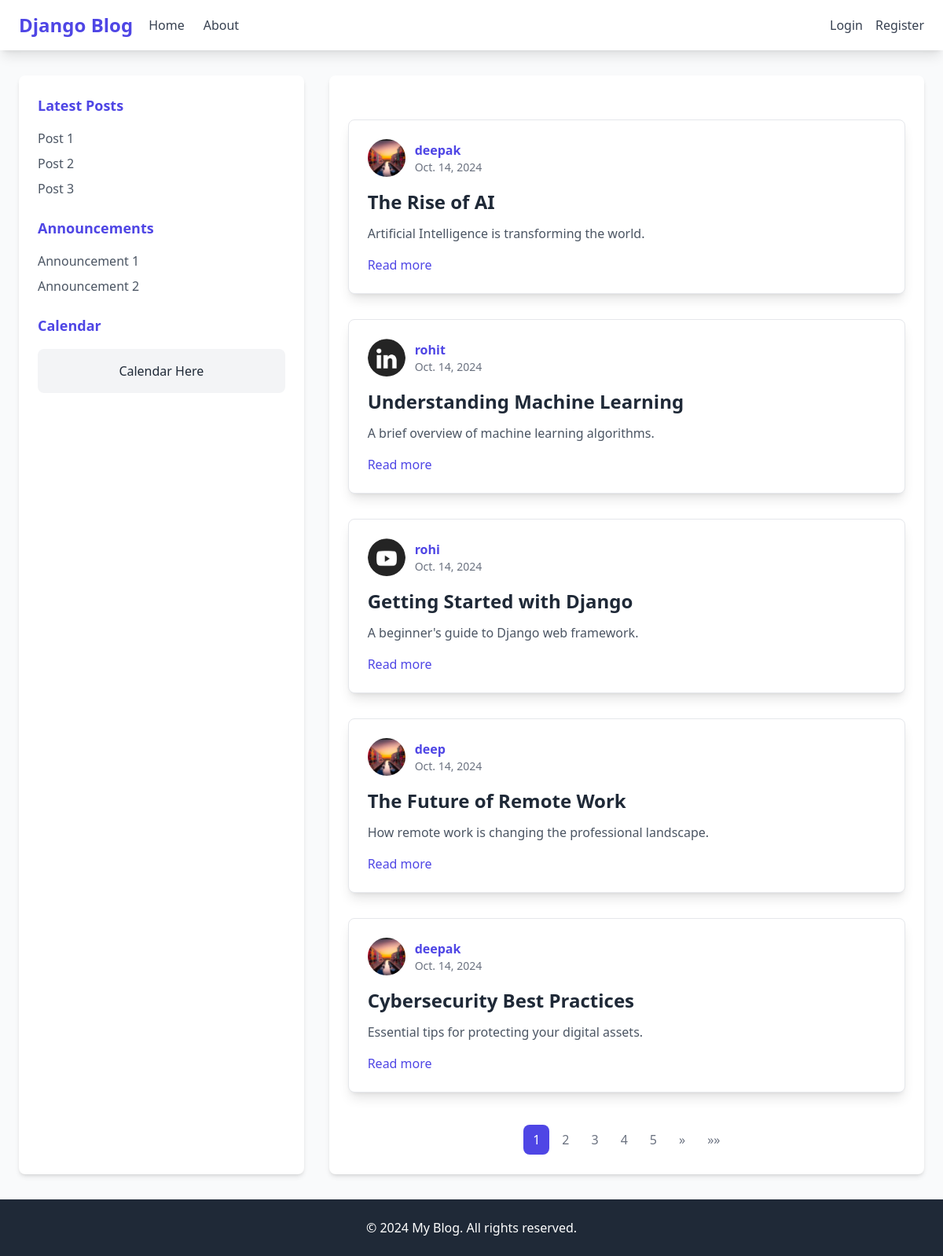
/, run on an earlier commit of the app's database.
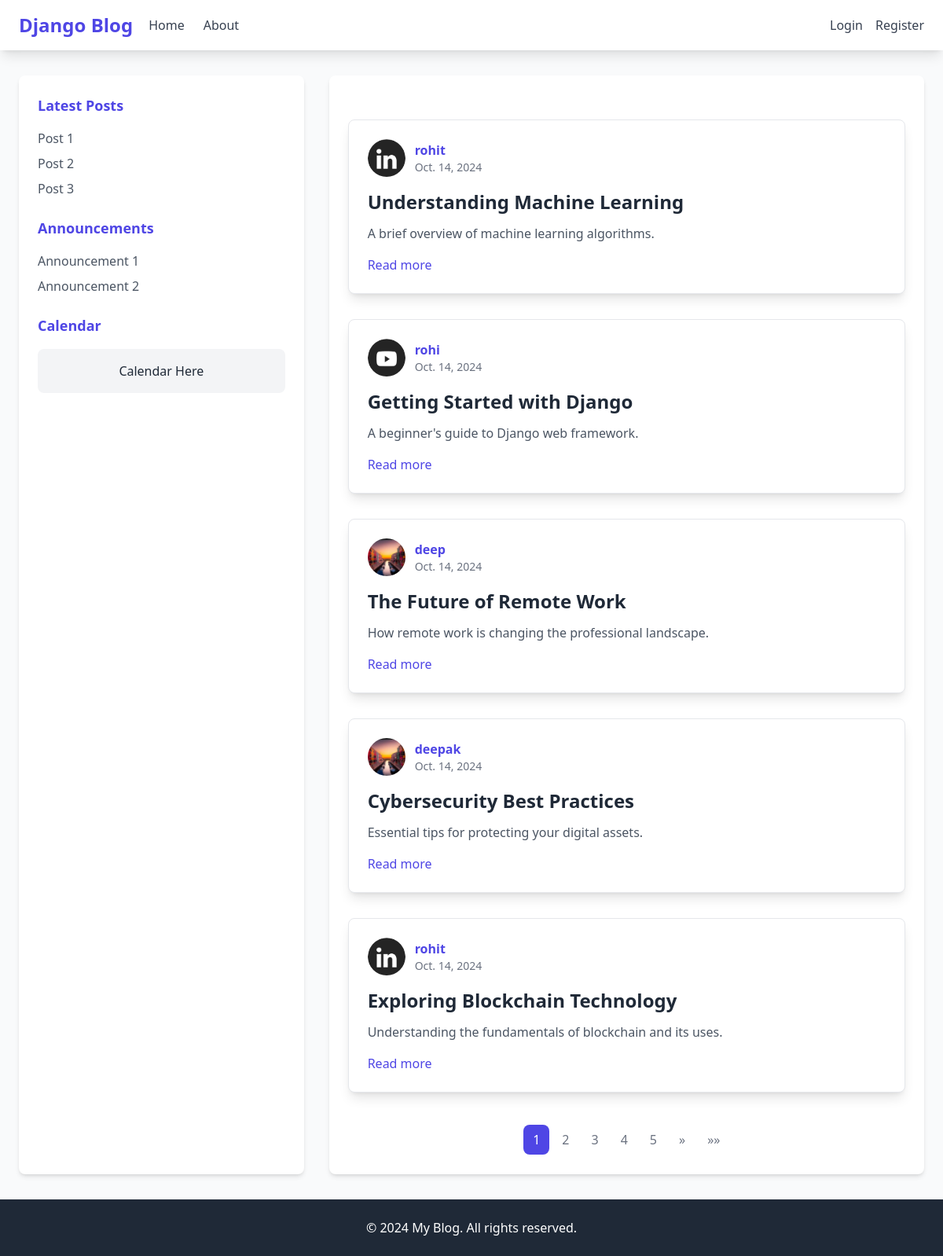
And on a later commit of the database.
### post/models.py (models this page shows)
class Article(models.Model):
    title = models.CharField(max_length=255)  # Title of the article
    content = models.TextField()              # Content of the article
    date = models.DateField(default=timezone.now)  # Date of publication
    author = models.ForeignKey(User, on_delete=models.CASCADE)  # Author of the article

### users/models.py (models this page shows, shortened)
class Profile(models.Model):
    user = models.OneToOneField(User, on_delete=models.CASCADE)
    image = models.ImageField(default='profile_pics/default.jpg', upload_to='profile_pics')  # Added default image

### blog/views.py (the view)
# urls.py: path('', views.post_list_view, name='home'),
def post_list_view(request):
    posts = Post.objects.all()
    paginator = Paginator(posts, 5)  # Show 5 posts per page
    page_number = request.GET.get('page')  # Get the current page number from the query parameters
    page_obj = paginator.get_page(page_number)  # Get the posts for the current page
    context = {
        'posts': page_obj,
    }
    return render(request, 'home.html', context)

### templates/home.html (shortened to what this page needs)
{% extends 'base.html' %}
{% block content %}
<div class="container mx-auto mt-8">
    {% if posts %}
    <div class="grid grid-cols-1 gap-8">
        {% for post in posts %}
        <div class="p-6 bg-white border rounded-lg shadow-lg">
            <div class="flex items-center mb-4">
                {% if post.author.profile.image %}
                <img src="{{ post.author.profile.image.url }}" alt="{{ post.author.username }}'s Image"
                    class="object-cover w-12 h-12 mr-3 rounded-full">
                {% endif %}
                <div>
                    <p class="font-semibold">
                        <a href="{% url 'author_posts' post.author.username %}"
                            class="text-indigo-600 hover:underline">{{ post.author.username }}</a>
                    </p>
                    <p class="text-sm text-gray-500">{{ post.date }}</p>
                </div>
            </div>
            <h5 class="text-2xl font-bold text-gray-800">{{ post.title }}</h5>
            <p class="mt-3 text-gray-600">{{ post.content|truncatewords:50 }}</p>
            <a href="{% url 'post_detail' post.id %}" class="block mt-4 text-indigo-600 hover:underline">Read more</a>
        </div>
        {% endfor %}
    </div>
    <nav class="flex justify-center p-3 mt-10 overflow-hidden md:p-2">
        <ul class="flex items-center justify-center space-x-1">
            {% for i in posts.paginator.page_range %}
            {% if posts.number == i %}
            <li>
                <span class="px-3 py-2 text-white bg-indigo-600 rounded-lg text-md">{{ i }}</span>
            </li>
            {% else %}
            <li>
                <a class="px-3 py-2 text-gray-500 rounded-lg hover:bg-gray-100 text-md" href="?page={{ i }}">{{ i }}</a>
            </li>
            {% endif %}
            {% endfor %}
            {% if posts.has_next %}
            <li>
                <a class="px-3 py-2 text-gray-500 transition duration-200 rounded-lg hover:bg-gray-200 text-md"
                    href="?page={{ posts.next_page_number }}" aria-label="Next">&raquo;</a>
            </li>
            <li>
                <a class="px-3 py-2 text-gray-500 transition duration-200 rounded-lg hover:bg-gray-200 text-md"
                    href="?page={{ posts.paginator.num_pages }}" aria-label="Last">&raquo;&raquo;</a>
            </li>
            {% endif %}
        </ul>
    </nav>
    {% else %}
    <p class="text-center text-gray-500">No blog posts available at the moment. Please check back later!</p>
    {% endif %}
</div>
{% endblock %}

### templates/base.html (shortened to what this page needs)
{% load static tailwind_tags %}
<!DOCTYPE html>
<html lang="en">
<head>
    {% tailwind_css %}
</head>
<body class="text-gray-800 bg-gray-50">
    <nav class="py-4 bg-white shadow-lg">
        <div class="container max-w-[1200px] mx-auto px-6 flex justify-between items-center">
            <a class="text-2xl font-semibold text-indigo-600 whitespace-nowrap" href="/">Django Blog</a>
            <div class="items-center justify-between hidden w-full ml-5 lg:flex" id="navbarNav">
                <div class="flex space-x-6">
                    <a href="/" class="text-gray-700 hover:text-indigo-500">Home</a>
                    <a href="{% url 'about' %}" class="text-gray-700 hover:text-indigo-500">About</a>
                </div>
                <div class="flex items-center space-x-4">
                    {% if user.is_authenticated %}
                    <a href="{% url 'profile' %}" class="text-gray-700 hover:text-indigo-500">Profile</a>
                    <a href="{% url 'create_post' %}" class="text-gray-700 hover:text-indigo-500">New Post</a>
                    <a href="{% url 'logout' %}" class="text-gray-700 hover:text-indigo-500">Logout</a>
                    {% else %}
                    <a href="{% url 'login' %}" class="text-gray-700 hover:text-indigo-500">Login</a>
                    <a href="{% url 'register' %}" class="text-gray-700  hover:text-indigo-500">Register</a>
                    {% endif %}
                </div>
            </div>
        </div>
    </nav>
    <div class="content container max-w-[1200px] mx-auto px-6 py-8 grid grid-cols-1 lg:grid-cols-3 gap-8">
        <aside class="order-last p-6 space-y-6 bg-white rounded-lg shadow-md lg:col-span-1 lg:order-none">
            <section>
                <h2 class="text-lg font-semibold text-indigo-600">Latest Posts</h2>
                <ul class="mt-4 space-y-2">
                    <li><a href="#" class="text-gray-600 hover:text-indigo-500">Post 1</a></li>
                    <li><a href="#" class="text-gray-600 hover:text-indigo-500">Post 2</a></li>
                    <li><a href="#" class="text-gray-600 hover:text-indigo-500">Post 3</a></li>
                </ul>
            </section>
            <section>
                <h2 class="text-lg font-semibold text-indigo-600">Announcements</h2>
                <ul class="mt-4 space-y-2">
                    <li><a href="#" class="text-gray-600 hover:text-indigo-500">Announcement 1</a></li>
                    <li><a href="#" class="text-gray-600 hover:text-indigo-500">Announcement 2</a></li>
                </ul>
            </section>
            <section>
                <h2 class="text-lg font-semibold text-indigo-600">Calendar</h2>
                <div class="p-4 mt-4 text-center bg-gray-100 rounded-lg">Calendar Here</div>
            </section>
        </aside>
        <main class="p-6 bg-white rounded-lg shadow-md lg:col-span-2">
            {% block content %}{% endblock %}
        </main>
    </div>
    <footer class="py-6 text-white bg-gray-800">
        <div class="container max-w-[1200px] mx-auto text-center">
            <p>© 2024 My Blog. All rights reserved.</p>
        </div>
    </footer>
</body>
</html>

### templates/base.html (style rules this page uses)
body { display: flex; flex-direction: column; min-height: 100vh; }
.content { flex: 1; }

What changed in the data, as far as the page shows it:
removed Article: author.profile.image (placeholder picture), author.username "deepak", date "Oct. 14, 2024", title "The Rise of AI", content "Artificial Intelligence is transforming the world."
now on this page (row unchanged): Article: author.profile.image (picture), author.username "rohit", date "Oct. 14, 2024", title "Exploring Blockchain Technology", content "Understanding the fundamentals of blockchain and its uses."
